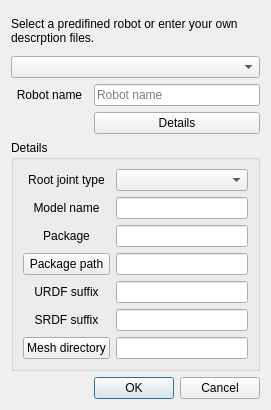
<?xml version="1.0" encoding="UTF-8"?>
<ui version="4.0">
 <class>DialogLoadRobot</class>
 <widget class="QDialog" name="DialogLoadRobot">
  <property name="geometry">
   <rect>
    <x>0</x>
    <y>0</y>
    <width>271</width>
    <height>410</height>
   </rect>
  </property>
  <property name="windowTitle">
   <string>Dialog</string>
  </property>
  <layout class="QGridLayout" name="gridLayout">
   <item row="1" column="0" colspan="2">
    <widget class="QComboBox" name="comboBox_defs"/>
   </item>
   <item row="0" column="0" colspan="2">
    <widget class="QLabel" name="label_2">
     <property name="text">
      <string>Select a predifined robot or enter your own descrption files.</string>
     </property>
     <property name="wordWrap">
      <bool>true</bool>
     </property>
    </widget>
   </item>
   <item row="12" column="1">
    <widget class="QDialogButtonBox" name="buttonBox">
     <property name="orientation">
      <enum>Qt::Horizontal</enum>
     </property>
     <property name="standardButtons">
      <set>QDialogButtonBox::Cancel|QDialogButtonBox::Ok</set>
     </property>
    </widget>
   </item>
   <item row="3" column="1">
    <widget class="QPushButton" name="pushButton_details">
     <property name="text">
      <string>Details</string>
     </property>
     <property name="checkable">
      <bool>true</bool>
     </property>
     <property name="checked">
      <bool>false</bool>
     </property>
    </widget>
   </item>
   <item row="6" column="0" rowspan="2" colspan="2">
    <widget class="QGroupBox" name="groupBox_details">
     <property name="enabled">
      <bool>true</bool>
     </property>
     <property name="title">
      <string>Details</string>
     </property>
     <layout class="QGridLayout" name="gridLayout_2">
      <item row="8" column="0">
       <widget class="QPushButton" name="pushButton_mesh">
        <property name="text">
         <string>Mesh directory</string>
        </property>
       </widget>
      </item>
      <item row="2" column="1">
       <widget class="QLineEdit" name="modelName"/>
      </item>
      <item row="4" column="1">
       <widget class="QLineEdit" name="packageName"/>
      </item>
      <item row="5" column="1">
       <widget class="QLineEdit" name="packagePath"/>
      </item>
      <item row="7" column="0">
       <widget class="QLabel" name="label_6">
        <property name="text">
         <string>SRDF suffix</string>
        </property>
        <property name="alignment">
         <set>Qt::AlignCenter</set>
        </property>
       </widget>
      </item>
      <item row="4" column="0">
       <widget class="QLabel" name="label_4">
        <property name="text">
         <string>Package</string>
        </property>
        <property name="alignment">
         <set>Qt::AlignCenter</set>
        </property>
       </widget>
      </item>
      <item row="1" column="1">
       <widget class="QComboBox" name="rootJointType"/>
      </item>
      <item row="6" column="0">
       <widget class="QLabel" name="label_5">
        <property name="text">
         <string>URDF suffix</string>
        </property>
        <property name="alignment">
         <set>Qt::AlignCenter</set>
        </property>
       </widget>
      </item>
      <item row="2" column="0">
       <widget class="QLabel" name="label_3">
        <property name="text">
         <string>Model name</string>
        </property>
        <property name="alignment">
         <set>Qt::AlignCenter</set>
        </property>
       </widget>
      </item>
      <item row="6" column="1">
       <widget class="QLineEdit" name="urdfSuffix"/>
      </item>
      <item row="7" column="1">
       <widget class="QLineEdit" name="srdfSuffix"/>
      </item>
      <item row="8" column="1">
       <widget class="QLineEdit" name="meshDirectory"/>
      </item>
      <item row="5" column="0">
       <widget class="QPushButton" name="pushButton_package">
        <property name="text">
         <string>Package path</string>
        </property>
       </widget>
      </item>
      <item row="1" column="0">
       <widget class="QLabel" name="label_7">
        <property name="text">
         <string>Root joint type</string>
        </property>
        <property name="alignment">
         <set>Qt::AlignCenter</set>
        </property>
       </widget>
      </item>
     </layout>
    </widget>
   </item>
   <item row="3" column="0">
    <spacer name="horizontalSpacer">
     <property name="orientation">
      <enum>Qt::Horizontal</enum>
     </property>
     <property name="sizeHint" stdset="0">
      <size>
       <width>40</width>
       <height>20</height>
      </size>
     </property>
    </spacer>
   </item>
   <item row="2" column="0">
    <widget class="QLabel" name="label">
     <property name="text">
      <string>Robot name</string>
     </property>
     <property name="alignment">
      <set>Qt::AlignCenter</set>
     </property>
    </widget>
   </item>
   <item row="2" column="1">
    <widget class="QLineEdit" name="robotName">
     <property name="placeholderText">
      <string>Robot name</string>
     </property>
    </widget>
   </item>
  </layout>
 </widget>
 <resources/>
 <connections>
  <connection>
   <sender>buttonBox</sender>
   <signal>accepted()</signal>
   <receiver>DialogLoadRobot</receiver>
   <slot>accept()</slot>
   <hints>
    <hint type="sourcelabel">
     <x>307</x>
     <y>102</y>
    </hint>
    <hint type="destinationlabel">
     <x>157</x>
     <y>111</y>
    </hint>
   </hints>
  </connection>
  <connection>
   <sender>buttonBox</sender>
   <signal>rejected()</signal>
   <receiver>DialogLoadRobot</receiver>
   <slot>reject()</slot>
   <hints>
    <hint type="sourcelabel">
     <x>307</x>
     <y>102</y>
    </hint>
    <hint type="destinationlabel">
     <x>286</x>
     <y>111</y>
    </hint>
   </hints>
  </connection>
  <connection>
   <sender>pushButton_mesh</sender>
   <signal>clicked()</signal>
   <receiver>DialogLoadRobot</receiver>
   <slot>meshSelect()</slot>
   <hints>
    <hint type="sourcelabel">
     <x>57</x>
     <y>68</y>
    </hint>
    <hint type="destinationlabel">
     <x>158</x>
     <y>55</y>
    </hint>
   </hints>
  </connection>
  <connection>
   <sender>comboBox_defs</sender>
   <signal>currentIndexChanged(int)</signal>
   <receiver>DialogLoadRobot</receiver>
   <slot>robotSelect(int)</slot>
   <hints>
    <hint type="sourcelabel">
     <x>210</x>
     <y>19</y>
    </hint>
    <hint type="destinationlabel">
     <x>158</x>
     <y>71</y>
    </hint>
   </hints>
  </connection>
  <connection>
   <sender>pushButton_details</sender>
   <signal>clicked(bool)</signal>
   <receiver>groupBox_details</receiver>
   <slot>setVisible(bool)</slot>
   <hints>
    <hint type="sourcelabel">
     <x>48</x>
     <y>80</y>
    </hint>
    <hint type="destinationlabel">
     <x>135</x>
     <y>189</y>
    </hint>
   </hints>
  </connection>
  <connection>
   <sender>pushButton_package</sender>
   <signal>clicked()</signal>
   <receiver>DialogLoadRobot</receiver>
   <slot>packagePathSelect()</slot>
   <hints>
    <hint type="sourcelabel">
     <x>68</x>
     <y>247</y>
    </hint>
    <hint type="destinationlabel">
     <x>135</x>
     <y>198</y>
    </hint>
   </hints>
  </connection>
 </connections>
 <slots>
  <slot>packagePathSelect()</slot>
  <slot>meshSelect()</slot>
  <slot>robotSelect(int)</slot>
 </slots>
</ui>
